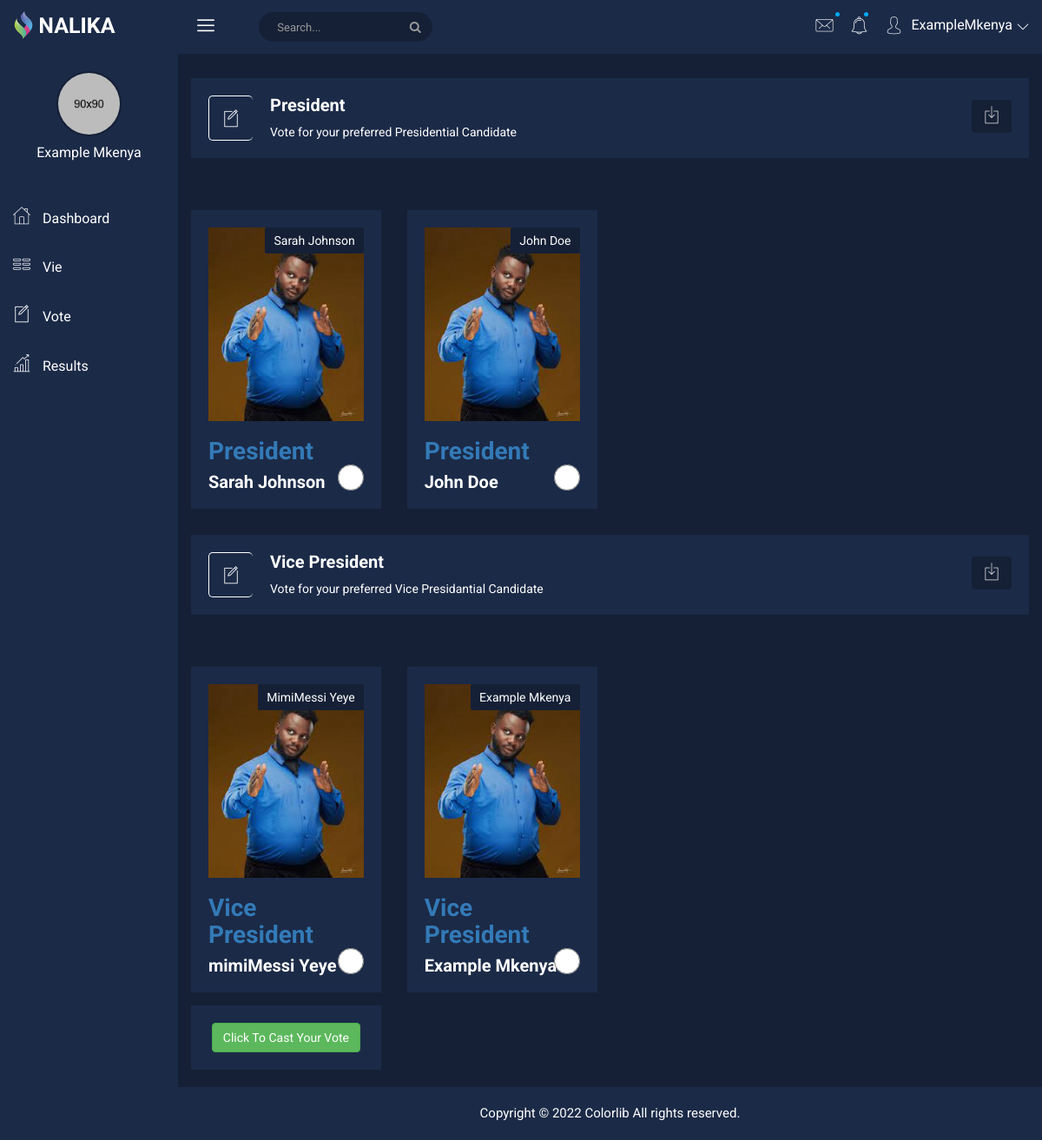
/template/vote.php (signed in), run on the app's committed database.
### tables this page shows
CREATE TABLE `candidate` (
  `id` int(11) NOT NULL,
  `user__id` int(11) NOT NULL,
  `position_id` int(11) NOT NULL,
  `election_id` int(11) NOT NULL,
  `created_at` timestamp NOT NULL DEFAULT current_timestamp() ON UPDATE current_timestamp()
);

CREATE TABLE `user` (
  `id` int(11) NOT NULL COMMENT 'Unique Identify for our user and also primary key and auto incrementing',
  `firstname` varchar(15) NOT NULL COMMENT 'First Name for user',
  `othernames` varchar(30) NOT NULL COMMENT 'Second / Surname for user',
  `contact` int(10) NOT NULL COMMENT 'Phone Number of user in the format 07xxxxxxxx',
  `emailaddress` varchar(50) NOT NULL COMMENT 'Email Address of the user',
  `userpassword` varchar(300) NOT NULL COMMENT 'Password for the user',
  `created` timestamp NOT NULL DEFAULT current_timestamp() COMMENT 'Time and date the user was added'
);

### template/vote.php (the view, shortened to what this page needs)
<?php require("header.php") ?>
<?php
require "../my_functions.php";
?>
<div class="breadcome-area">
    <div class="container-fluid">
        <div class="row">
            <div class="col-lg-12 col-md-12 col-sm-12 col-xs-12">
                <div class="breadcome-list">
                    <div class="row">
                        <div class="col-lg-6 col-md-6 col-sm-6 col-xs-6">
                            <div class="breadcomb-wp">
                                <div class="breadcomb-icon">
                                    <i class="icon nalika-new-file"></i>
                                </div>
                                <div class="breadcomb-ctn">
                                    <h2>President</h2>
                                    <p>
                                        Vote for your preferred Presidential Candidate
                                    </p>
                                </div>
                            </div>
                        </div>
                        <div class="col-lg-6 col-md-6 col-sm-6 col-xs-6">
                            <div class="breadcomb-report">
                                <button data-toggle="tooltip" data-placement="left" title="Download Report" class="btn">
                                    <i class="icon nalika-download"></i>
                                </button>
                            </div>
                        </div>
                    </div>
                </div>
            </div>
        </div>
    </div>
</div>
<div class="product-new-list-area">
    <div class="container-fluid">
        <div class="row">
            <form action="<?php echo $_SERVER['PHP_SELF']; ?>" method="post" id="votePresidentForm">
                <?php
                $sql = "SELECT * FROM candidate WHERE position_id = 1 AND election_id=1 ";
                $result = mysqli_query($dbconnect, $sql);
                $presidents = mysqli_fetch_all($result, MYSQLI_ASSOC);
                foreach ($presidents as $pres) {
                    $user_id = $pres['user__id'];
                    $candidate_id = $pres['user__id'];
                    $user_sql = "SELECT * FROM user WHERE id= $user_id";
                    $user_results = mysqli_query($dbconnect, $user_sql);
                    $user_details = mysqli_fetch_assoc($user_results);
                    $firstname = $user_details['firstname'];
                    $othernames = $user_details['othernames'];
                ?>
                    <div class="col-lg-3 col-md-3 col-sm-3 col-xs-12">
                        <div class="single-new-trend mg-t-30">
                            <a href="#"><img src="../img/sabinus.jpeg" alt="ELectoral Candidate"></a>
                            <div class="overlay-content">
                                <br />
                                <a href="#">
                                    <h1>President</h1>
                                </a>
                                <a href="#" class="btn-small"><?php echo $firstname . " " . $othernames; ?></a>
                                <br />
                                <a href="#">
                                    <h4><?php echo $firstname . " " . $othernames; ?></h4>
                                </a>
                                <div class="pro-rating">
                                    <input type="radio" name="president" id="president" value="<?php echo $candidate_id; ?>" style="width:30px; height:30px; cursor:pointer" />
                                </div>
                            </div>
                        </div>
                    </div>
                <?php
                }
                ?>
        </div>
    </div>
</div>
<div class="breadcome-area">
    <div class="container-fluid">
        <div class="row">
            <div class="col-lg-12 col-md-12 col-sm-12 col-xs-12">
                <div class="breadcome-list">
                    <div class="row">
                        <div class="col-lg-6 col-md-6 col-sm-6 col-xs-6">
                            <div class="breadcomb-wp">
                                <div class="breadcomb-icon">
                                    <i class="icon nalika-new-file"></i>
                                </div>
                                <div class="breadcomb-ctn">
                                    <h2>Vice President</h2>
                                    <p>
                                        Vote for your preferred Vice Presidantial Candidate
                                    </p>
                                </div>
                            </div>
                        </div>
                        <div class="col-lg-6 col-md-6 col-sm-6 col-xs-6">
                            <div class="breadcomb-report">
                                <button data-toggle="tooltip" data-placement="left" title="Download Report" class="btn">
                                    <i class="icon nalika-download"></i>
                                </button>
                            </div>
                        </div>
                    </div>
                </div>
            </div>
        </div>
    </div>
</div>
<div class="product-new-list-area">
    <div class="container-fluid">
        <div class="row">
            <?php
            $sql = "SELECT * FROM candidate WHERE position_id = 2 AND election_id=1 ";
            $result = mysqli_query($dbconnect, $sql);
            $presidents = mysqli_fetch_all($result, MYSQLI_ASSOC);
            foreach ($presidents as $pres) {
                $user_id = $pres['user__id'];
                $candidate_id = $pres['user__id'];
                $user_sql = "SELECT * FROM user WHERE id= $user_id";
                $user_results = mysqli_query($dbconnect, $user_sql);
                $user_details = mysqli_fetch_assoc($user_results);
                $firstname = $user_details['firstname'];
                $othernames = $user_details['othernames'];
            ?>
                <div class="col-lg-3 col-md-3 col-sm-3 col-xs-12">
                    <div class="single-new-trend mg-t-30">
                        <a href="#"><img src="../img/sabinus.jpeg" alt="ELectoral Candidate"></a>
                        <div class="overlay-content">
                            <br />
                            <a href="#">
                                <h1>Vice President</h1>
                            </a>
                            <a href="#" class="btn-small"><?php echo $firstname . " " . $othernames; ?></a>
                            <br />
                            <a href="#">
                                <h4><?php echo $firstname . " " . $othernames; ?></h4>
                            </a>
                            <div class="pro-rating">
                                <input type="radio" name="vicepresident" id="vicepresident" value="<?php echo $candidate_id; ?>" style="width:30px; height:30px; cursor:pointer" />
                            </div>
                        </div>
                    </div>
                </div>
            <?php
            }
            ?>
        </div>
    </div>
    <div class="section-admin container-fluid res-mg-t-15" style="margin-top:15px;">
        <div class="row admin text-center">
            <div class="col-md-12">
                <div class="row">
                    <div class="col-lg-3 col-md-3 col-sm-3 col-xs-12">
                        <div class="admin-content analysis-progrebar-ctn res-mg-t-30">
                            <input type="submit" class="btn btn-custon-rounded-two btn-success" name="vote" value="Click To Cast Your Vote" id="vote" />
                        </div>
                    </div>
                </div>
            </div>
        </div>
    </div>
</div>
<?php require("footer.php") ?>

### data on the page
candidate: user.firstname "Sarah", user.othernames "Johnson"
candidate: user.firstname "John", user.othernames "Doe"
candidate: user.firstname "MimiMessi", user.othernames "Yeye", user.firstname "mimiMessi"
candidate: user.firstname "Example", user.othernames "Mkenya"

### other printed values
$firstname "Example"
$othernames "Mkenya"
$_SESSION['firstname'] "Example"
$_SESSION['othernames'] "Mkenya"
